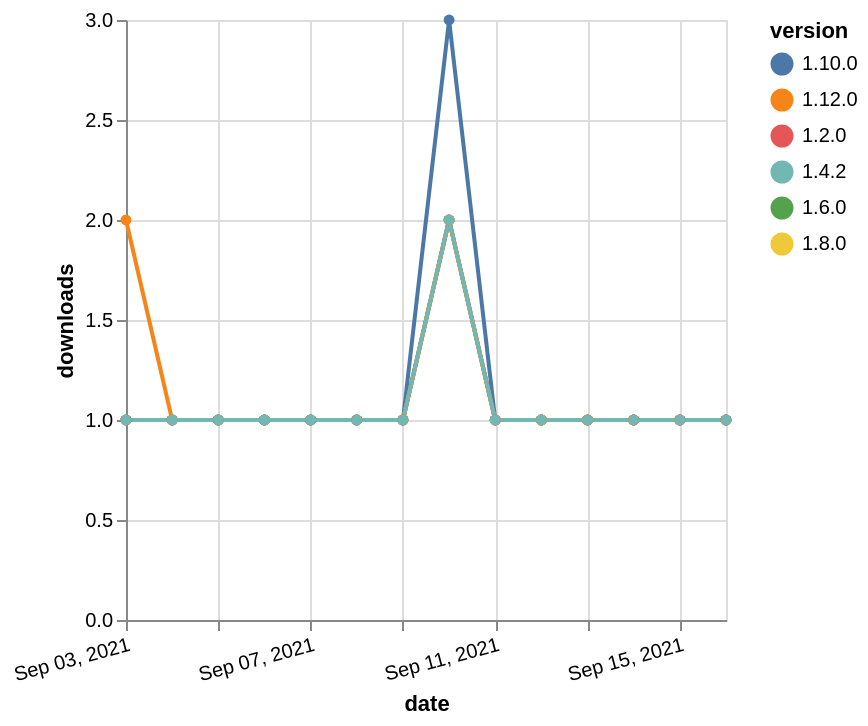

Write a Vega-Lite specification for this figure.
### Vega-Lite specification from a JSON file in a GitHub repository (floating-point values rounded to 4 significant figures)
{"$schema": "https://vega.github.io/schema/vega-lite/v5.json", "description": "A simple bar chart with embedded data.", "data": {"values": [{"date": "2021-09-03", "total": 180, "delta": 1, "version": "1.6.0"}, {"date": "2021-09-04", "total": 181, "delta": 1, "version": "1.6.0"}, {"date": "2021-09-05", "total": 182, "delta": 1, "version": "1.6.0"}, {"date": "2021-09-06", "total": 183, "delta": 1, "version": "1.6.0"}, {"date": "2021-09-07", "total": 184, "delta": 1, "version": "1.6.0"}, {"date": "2021-09-08", "total": 185, "delta": 1, "version": "1.6.0"}, {"date": "2021-09-09", "total": 186, "delta": 1, "version": "1.6.0"}, {"date": "2021-09-10", "total": 188, "delta": 2, "version": "1.6.0"}, {"date": "2021-09-11", "total": 189, "delta": 1, "version": "1.6.0"}, {"date": "2021-09-12", "total": 190, "delta": 1, "version": "1.6.0"}, {"date": "2021-09-13", "total": 191, "delta": 1, "version": "1.6.0"}, {"date": "2021-09-14", "total": 192, "delta": 1, "version": "1.6.0"}, {"date": "2021-09-15", "total": 193, "delta": 1, "version": "1.6.0"}, {"date": "2021-09-16", "total": 194, "delta": 1, "version": "1.6.0"}, {"date": "2021-09-03", "total": 155, "delta": 1, "version": "1.8.0"}, {"date": "2021-09-04", "total": 156, "delta": 1, "version": "1.8.0"}, {"date": "2021-09-05", "total": 157, "delta": 1, "version": "1.8.0"}, {"date": "2021-09-06", "total": 158, "delta": 1, "version": "1.8.0"}, {"date": "2021-09-07", "total": 159, "delta": 1, "version": "1.8.0"}, {"date": "2021-09-08", "total": 160, "delta": 1, "version": "1.8.0"}, {"date": "2021-09-09", "total": 161, "delta": 1, "version": "1.8.0"}, {"date": "2021-09-10", "total": 163, "delta": 2, "version": "1.8.0"}, {"date": "2021-09-11", "total": 164, "delta": 1, "version": "1.8.0"}, {"date": "2021-09-12", "total": 165, "delta": 1, "version": "1.8.0"}, {"date": "2021-09-13", "total": 166, "delta": 1, "version": "1.8.0"}, {"date": "2021-09-14", "total": 167, "delta": 1, "version": "1.8.0"}, {"date": "2021-09-15", "total": 168, "delta": 1, "version": "1.8.0"}, {"date": "2021-09-16", "total": 169, "delta": 1, "version": "1.8.0"}, {"date": "2021-09-03", "total": 186, "delta": 1, "version": "1.10.0"}, {"date": "2021-09-04", "total": 187, "delta": 1, "version": "1.10.0"}, {"date": "2021-09-05", "total": 188, "delta": 1, "version": "1.10.0"}, {"date": "2021-09-06", "total": 189, "delta": 1, "version": "1.10.0"}, {"date": "2021-09-07", "total": 190, "delta": 1, "version": "1.10.0"}, {"date": "2021-09-08", "total": 191, "delta": 1, "version": "1.10.0"}, {"date": "2021-09-09", "total": 192, "delta": 1, "version": "1.10.0"}, {"date": "2021-09-10", "total": 195, "delta": 3, "version": "1.10.0"}, {"date": "2021-09-11", "total": 196, "delta": 1, "version": "1.10.0"}, {"date": "2021-09-12", "total": 197, "delta": 1, "version": "1.10.0"}, {"date": "2021-09-13", "total": 198, "delta": 1, "version": "1.10.0"}, {"date": "2021-09-14", "total": 199, "delta": 1, "version": "1.10.0"}, {"date": "2021-09-15", "total": 200, "delta": 1, "version": "1.10.0"}, {"date": "2021-09-16", "total": 201, "delta": 1, "version": "1.10.0"}, {"date": "2021-09-03", "total": 237, "delta": 1, "version": "1.2.0"}, {"date": "2021-09-04", "total": 238, "delta": 1, "version": "1.2.0"}, {"date": "2021-09-05", "total": 239, "delta": 1, "version": "1.2.0"}, {"date": "2021-09-06", "total": 240, "delta": 1, "version": "1.2.0"}, {"date": "2021-09-07", "total": 241, "delta": 1, "version": "1.2.0"}, {"date": "2021-09-08", "total": 242, "delta": 1, "version": "1.2.0"}, {"date": "2021-09-09", "total": 243, "delta": 1, "version": "1.2.0"}, {"date": "2021-09-10", "total": 245, "delta": 2, "version": "1.2.0"}, {"date": "2021-09-11", "total": 246, "delta": 1, "version": "1.2.0"}, {"date": "2021-09-12", "total": 247, "delta": 1, "version": "1.2.0"}, {"date": "2021-09-13", "total": 248, "delta": 1, "version": "1.2.0"}, {"date": "2021-09-14", "total": 249, "delta": 1, "version": "1.2.0"}, {"date": "2021-09-15", "total": 250, "delta": 1, "version": "1.2.0"}, {"date": "2021-09-16", "total": 251, "delta": 1, "version": "1.2.0"}, {"date": "2021-09-03", "total": 117, "delta": 2, "version": "1.12.0"}, {"date": "2021-09-04", "total": 118, "delta": 1, "version": "1.12.0"}, {"date": "2021-09-05", "total": 119, "delta": 1, "version": "1.12.0"}, {"date": "2021-09-06", "total": 120, "delta": 1, "version": "1.12.0"}, {"date": "2021-09-07", "total": 121, "delta": 1, "version": "1.12.0"}, {"date": "2021-09-08", "total": 122, "delta": 1, "version": "1.12.0"}, {"date": "2021-09-09", "total": 123, "delta": 1, "version": "1.12.0"}, {"date": "2021-09-10", "total": 125, "delta": 2, "version": "1.12.0"}, {"date": "2021-09-11", "total": 126, "delta": 1, "version": "1.12.0"}, {"date": "2021-09-12", "total": 127, "delta": 1, "version": "1.12.0"}, {"date": "2021-09-13", "total": 128, "delta": 1, "version": "1.12.0"}, {"date": "2021-09-14", "total": 129, "delta": 1, "version": "1.12.0"}, {"date": "2021-09-15", "total": 130, "delta": 1, "version": "1.12.0"}, {"date": "2021-09-16", "total": 131, "delta": 1, "version": "1.12.0"}, {"date": "2021-09-03", "total": 188, "delta": 1, "version": "1.4.2"}, {"date": "2021-09-04", "total": 189, "delta": 1, "version": "1.4.2"}, {"date": "2021-09-05", "total": 190, "delta": 1, "version": "1.4.2"}, {"date": "2021-09-06", "total": 191, "delta": 1, "version": "1.4.2"}, {"date": "2021-09-07", "total": 192, "delta": 1, "version": "1.4.2"}, {"date": "2021-09-08", "total": 193, "delta": 1, "version": "1.4.2"}, {"date": "2021-09-09", "total": 194, "delta": 1, "version": "1.4.2"}, {"date": "2021-09-10", "total": 196, "delta": 2, "version": "1.4.2"}, {"date": "2021-09-11", "total": 197, "delta": 1, "version": "1.4.2"}, {"date": "2021-09-12", "total": 198, "delta": 1, "version": "1.4.2"}, {"date": "2021-09-13", "total": 199, "delta": 1, "version": "1.4.2"}, {"date": "2021-09-14", "total": 200, "delta": 1, "version": "1.4.2"}, {"date": "2021-09-15", "total": 201, "delta": 1, "version": "1.4.2"}, {"date": "2021-09-16", "total": 202, "delta": 1, "version": "1.4.2"}]}, "width": "container", "mark": {"type": "line", "point": {"filled": true}}, "encoding": {"x": {"field": "date", "type": "temporal", "timeUnit": "yearmonthdate", "title": "date", "axis": {"labelAngle": -15}}, "y": {"field": "delta", "type": "quantitative", "title": "downloads"}, "color": {"field": "version", "type": "nominal"}, "tooltip": {"field": "delta"}}}
